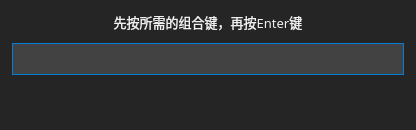
<?xml version="1.0" encoding="UTF-8"?>
<ui version="4.0">
 <class>ShortcutDia</class>
 <widget class="QDialog" name="ShortcutDia">
  <property name="geometry">
   <rect>
    <x>0</x>
    <y>0</y>
    <width>416</width>
    <height>130</height>
   </rect>
  </property>
  <property name="windowTitle">
   <string>Dialog</string>
  </property>
  <property name="styleSheet">
   <string notr="true">background-color: rgb(37, 37, 38);</string>
  </property>
  <layout class="QVBoxLayout" name="verticalLayout" stretch="2,3,4">
   <property name="spacing">
    <number>10</number>
   </property>
   <property name="leftMargin">
    <number>12</number>
   </property>
   <property name="rightMargin">
    <number>12</number>
   </property>
   <item>
    <widget class="QLabel" name="label">
     <property name="font">
      <font>
       <family>微软雅黑</family>
       <pointsize>10</pointsize>
      </font>
     </property>
     <property name="styleSheet">
      <string notr="true">color: rgb(239, 239, 239);</string>
     </property>
     <property name="text">
      <string>先按所需的组合键，再按Enter键</string>
     </property>
     <property name="alignment">
      <set>Qt::AlignCenter</set>
     </property>
    </widget>
   </item>
   <item>
    <widget class="QLineEdit" name="lineEdit">
     <property name="sizePolicy">
      <sizepolicy hsizetype="Expanding" vsizetype="Expanding">
       <horstretch>0</horstretch>
       <verstretch>0</verstretch>
      </sizepolicy>
     </property>
     <property name="font">
      <font>
       <family>Consolas</family>
       <pointsize>10</pointsize>
      </font>
     </property>
     <property name="styleSheet">
      <string notr="true">background-color: rgb(66, 66, 66);
color: rgb(238, 238, 238);
border: 1px solid rgb(0,127,212);</string>
     </property>
     <property name="text">
      <string/>
     </property>
     <property name="alignment">
      <set>Qt::AlignCenter</set>
     </property>
    </widget>
   </item>
   <item>
    <spacer name="verticalSpacer">
     <property name="orientation">
      <enum>Qt::Vertical</enum>
     </property>
     <property name="sizeHint" stdset="0">
      <size>
       <width>20</width>
       <height>33</height>
      </size>
     </property>
    </spacer>
   </item>
  </layout>
 </widget>
 <resources/>
 <connections/>
</ui>
